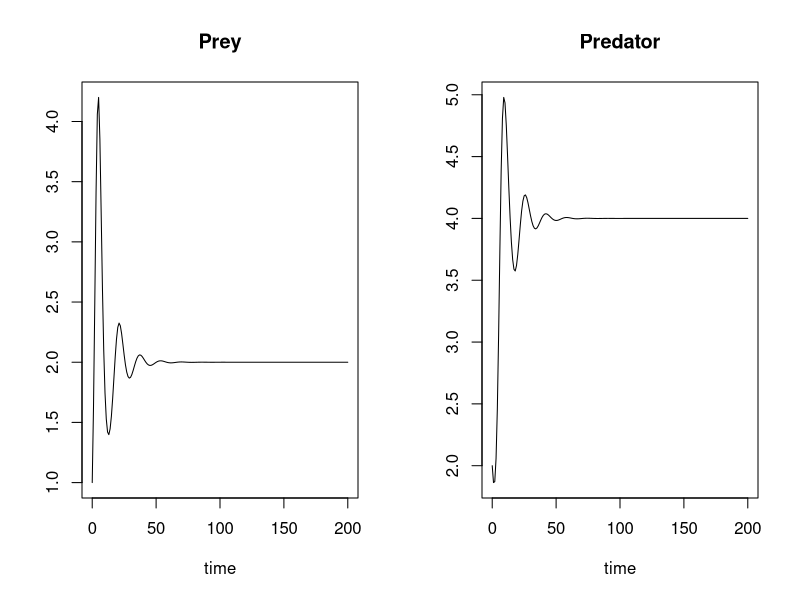

Write the R code that produced this figure.
# ~~~~~~~~~~~~~~~~~~~~~~~~~~~~~~~~~~~~~~~~~~~~~~~~~~~~~~~~~~~~~~~~~~~
# Simulate the dynamics of a predator and a prey population according 
# to the Lotka-Volterra model. The data produced will subsequently 
# be used to test the performance of several population dynamic 
# model-fitting routines.
# ~~~~~~~~~~~~~~~~~~~~~~~~~~~~~~~~~~~~~~~~~~~~~~~~~~~~~~~~~~~~~~~~~~~

# ~~~~~~~~~~~~~~~~~~~
# Load libraries ----
# ~~~~~~~~~~~~~~~~~~~
library(deSolve)

# ~~~~~~~~~~~~~~~~~~~
# Load functions ----
# ~~~~~~~~~~~~~~~~~~~
# None required

# ~~~~~~~~~~~~~~~~~
# Define model ----
# ~~~~~~~~~~~~~~~~~
LVmod <-
  function(Time, State, Pars) {
    with(as.list(c(State, Pars)), {
      Ingestion    <- rIng  * Prey * Predator
      GrowthPrey   <- rGrow * Prey * (1 - Prey / K)
      MortPredator <- rMort * Predator
      
      dPrey        <- GrowthPrey - Ingestion
      dPredator    <- Ingestion * assEff - MortPredator
      
      return(list(c(dPrey, dPredator)))
    })
}

# ~~~~~~~~~~~~~~~~~~~~~
# Define parameters ----
# ~~~~~~~~~~~~~~~~~~~~~
pars <- c(rIng   = 0.2,    # /day, rate of ingestion
	        rGrow  = 1.0,    # /day, prey growth rate
	        rMort  = 0.2 ,   # /day, predator mortality
	        assEff = 0.5,    # assimilation efficiency
	        K      = 10)     # mmol/m3, carrying capacity

# ~~~~~~~~~~~~~~~~~~~
# Simulate model ----
# ~~~~~~~~~~~~~~~~~~~
yinit  <- c(Prey = 1, Predator = 2)
times <- seq(0, 200, by = 1)
out   <- ode(yinit, times, LVmod, pars)
summary(out)

# ~~~~~~~~~~~~~~~~~
# Plot results ----
# ~~~~~~~~~~~~~~~~~
plot(out)

# ~~~~~~~~~~~~~~~~~~~~~~~~~~~~~~~~~~~~~~~~~~~~~~~~~~~~~~~
# ~~~~~~~~~~~~~~~~~~~~~~~~~~~~~~~~~~~~~~~~~~~~~~~~~~~~~~~
# ~~~~~~~~~~~~~~~~~~~~~~~~~~~~~~~~~~~~~~~~~~~~~~~~~~~~~~~
